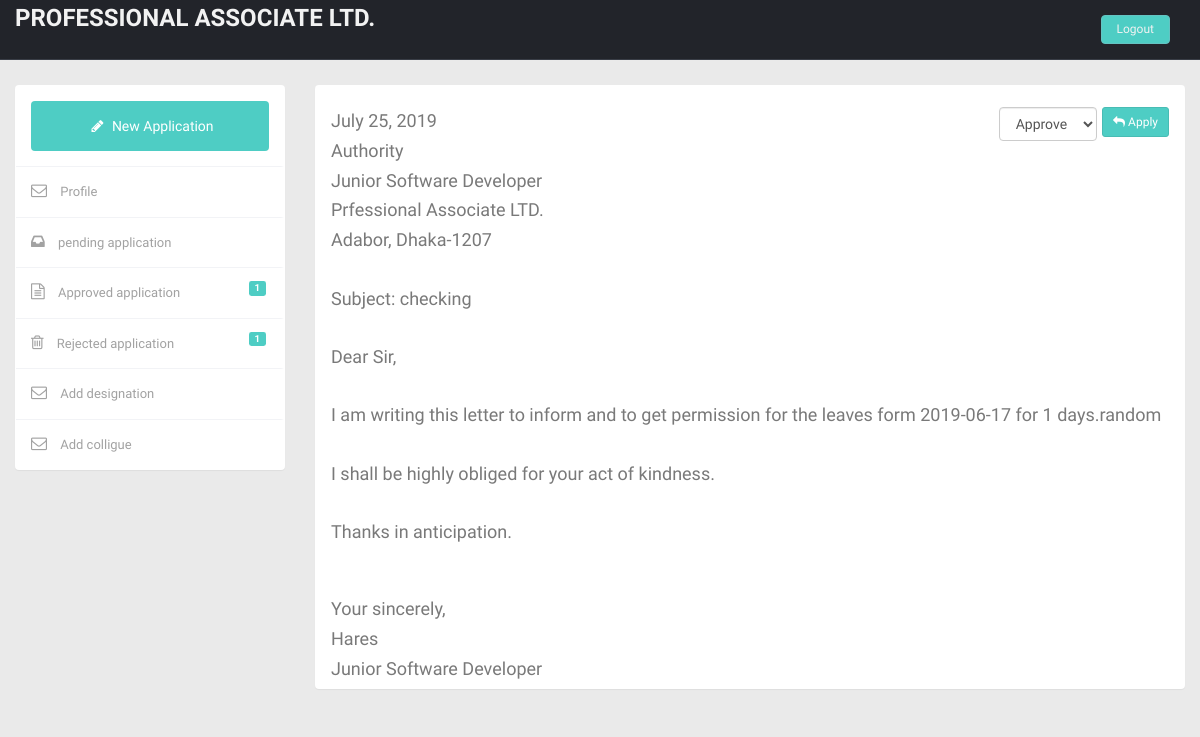
The page /view.php?id=1 (signed in) on the database its author committed.
### tables this page shows
CREATE TABLE `belongs_to` (
  `user_id` int(11) NOT NULL,
  `application_id` int(11) NOT NULL
);

CREATE TABLE `designation` (
  `designation_id` int(11) NOT NULL,
  `designation_name` varchar(30) DEFAULT NULL,
  `available_leave` int(11) NOT NULL
);

CREATE TABLE `application` (
  `application_id` int(11) NOT NULL,
  `subject` varchar(400) NOT NULL,
  `message` varchar(1000) NOT NULL,
  `status` varchar(30) DEFAULT NULL,
  `subday` date NOT NULL,
  `days` int(11) NOT NULL,
  `leave_Date` date NOT NULL,
  `seen` varchar(30) NOT NULL
);

CREATE TABLE `users` (
  `user_id` int(11) NOT NULL,
  `user_name` varchar(30) NOT NULL,
  `email` varchar(30) NOT NULL,
  `password` varchar(30) NOT NULL,
  `designation_id` int(11) NOT NULL,
  `role` varchar(30) NOT NULL,
  `image` varchar(400) DEFAULT NULL,
  `facebook` varchar(100) DEFAULT NULL,
  `linkedin` varchar(100) DEFAULT NULL,
  `skype` varchar(100) DEFAULT NULL
);

### view.php (the view, shortened to what this page needs)
<?php include 'template/header.php'; ?>
    <section id="main-content">
        <section class="wrapper">
            <div class="row mt">
                <?php include 'template/sidebar.php'; ?>
                <?php include 'core/database.php';
                $sql = "SELECT * FROM ((users inner join designation on users.designation_id=designation.designation_id) inner join belongs_to on users.user_id=belongs_to.user_id) natural join application where application_id=" . $_GET["id"];
                $result = $conn->query($sql);
                if ($result->num_rows > 0) {
                    $row = $result->fetch_assoc();
                }
                ?>
                <div class="col-sm-9" style="margin-left: 25%;">
                    <section class="panel">
                        <div class="panel-body ">
                            <div class="mail-header row">
                                <div class="col-md-9">
                                    <h4>
                                        <?php
                                        $Year = date('Y');
                                        $Month = (int)date('m');
                                        $mon = array("January", "February", "March", "April", "May", "June", "July", "August", "September", "October", "November", "December");
                                        $Day = date('d');
                                        echo $mon[$Month] . " " . $Day . ", " . $Year; ?> </h4>
                                    <h4> Authority</h4>
                                    <h4> <?php
                                        echo $row["designation_name"]; ?></h4>
                                    <h4>Prfessional Associate LTD.</h4>
                                    <h4>Adabor, Dhaka-1207</h4><br>
                                    <h4>Subject: <?php echo $row["subject"]; ?></h4>
                                    <br><h4>Dear Sir,</h4><br>
                                </div>
<?php if ($_SESSION["role"] == "admin") { ?>
                                <form class="form-horizontal style-form" action="core/Approved.php" method="get">
                                    <div class="col-md-2">
                                        <div class="compose-btn pull-right">
                                            <select class="form-control" name="status">
                                                <option value="approved">Approve</option>
                                            </select>
                                        </div>
                                    </div>
                                    <div class="col-md-1">
                                        <div class="compose-btn pull-right">
                                            <button type="submit" class="btn btn-sm btn-theme"><i
                                                        class="fa fa-reply"></i> Apply
                                            </button>
                                        </div>
                                    </div>
                                </form>
    <?php } ?>
                            </div>
                            <div>
                                <h4>I am writing this letter to inform and to get permission for the leaves
                                    form <?php echo $row["leave_Date"]; ?> for <?php echo $row["days"]; ?>
                                    days.<?php echo $row["message"]; ?>
                                </h4><br>
                                <h4>I shall be highly obliged for your act of kindness.</h4><br>
                                <h4>Thanks in anticipation.</h4><br><br>
                                <h4>Your sincerely,</h4>
                                <h4><?php echo $row["user_name"] ?></h4>
                                <h4> <?php
                                    $sql2 = "SELECT * FROM designation where designation_id=" . $row["designation_id"];
                                    $result2 = $conn->query($sql2);
                                    $row2 = $result2->fetch_assoc();
                                    echo $row2["designation_name"]; ?></h4>
                            </div>
                        </div>
                    </section>
                </div>
            </div>
        </section>
    </section>
<?php include 'template/footer.php'; ?>

### css/style.css (style rules this page uses)
body { color: #797979; background: #eaeaea; font-family: 'Ruda', sans-serif; padding: 0px !important; margin: 0px !important; font-size:13px; }
.btn-theme { color: #fff; background-color: #4ECDC4; border-color: #48bcb4; }
.mt { margin-top: 25px; }
.wrapper { display: inline-block; margin-top: 60px; padding-left: 15px; padding-right: 15px; padding-bottom: 15px; padding-top: 0px; width: 100%; }
.compose-btn { float: left; margin-top: 6px; }
.mail-header h4 { font-weight: 300; }
.panel-body { padding: 15px 15px 0px 15px; }

### rows shown on the page
belongs_to: designation.designation_name "Junior Software Developer", application.subject "checking", application.leave_Date "2019-06-17", application.days "1", application.message "random", user.user_name "Hares"
designation: designation_name "Junior Software Developer"

### other values the page prints
$row["sum"] "1"
